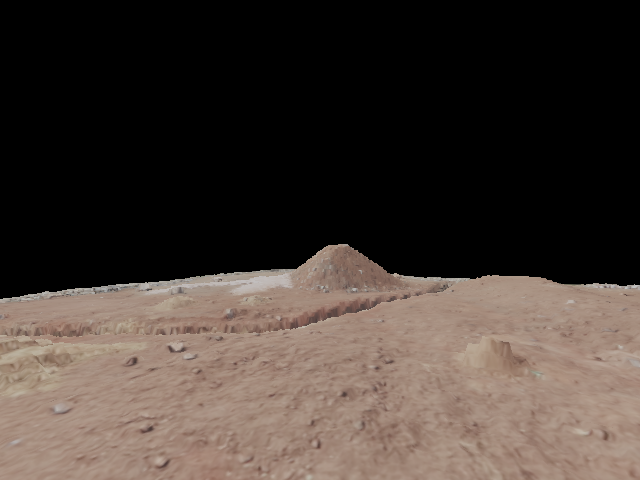
#> input picture base_station_smoke_test/first_frame.png, 640 x 480 px
$ python test_goal_pixel_ratio.py ../../base_station_smoke_test/first_frame.png
#> lines starting #> are read from the running program, lines starting #| are printed output that depends on the picture
### rollout_navdp.py
"""rollout_navdp_policy_mars.py - run a NavDP/S2DiT policy in the Mars HabitatSim scene.

This is the Mars terrain adapter WITH the full cone-safety layer ported from
rollout_habitat_policy.py: per-tick hard safety gate + deterministic escape-yaw +
committed go-around side. Copy this over your Mars repo's rollout_navdp_policy.py
(or run it from there); it imports the NavDP repo via --navdp-root.

Typical usage:

    python rollout_navdp_policy_mars.py \
      --navdp-root /path/to/navdp_sam \
      --ckpt /path/to/navdp_sam/runs/.../ckpt_last.pt \
      --scene marsyard2022_rocks.obj --terrain-obj marsyard2022.obj \
      --goal-x 8 --goal-z -8 --ghost-obstacle-x 4 --ghost-obstacle-z 0 \
      --cbf --cbf-mode cone --zero-lateral --action-smoothing none \
      --cbf-radius-mode fixed --cbf-d-safe 1.2 --cbf-deadzone 0.8 \
      --cbf-hard-gate --cbf-escape-yaw 0.6 --cbf-commit-side \
      --out mars_rocks_rollout
"""

from __future__ import annotations

import argparse
import json
import math
import os
import sys
import time
from pathlib import Path
from types import SimpleNamespace
from typing import Dict, Optional, Sequence, Tuple

import cv2
import numpy as np
import torch
from PIL import Image, ImageDraw

import habitat_sim
from habitat_sim.agent import AgentConfiguration
import quaternion

import qwen_vlm_client
from sam_vla.logging.episode_logger import EpisodeLogger, make_run_id

HERE = Path(__file__).resolve().parent
DEFAULT_SCENE = HERE / "marsyard2022_tri.glb"
DEFAULT_OBJ = HERE / "marsyard2022.obj"


# [105 lines left out: function qwen_steer_prompt, not called in this run]


SIZE_X = 50.0
SIZE_Z = 50.0
SIZE_Y = 4.820803273566


class TerrainHeight:
    # [144 lines left out: functions __init__, _load_heightmap, _load_obj_grid, __call__, _map_xz, _sample_heightmap and 1 more, not called in this run]


class SceneMappedTerrain:
    # [17 lines left out: functions __init__, _map, not called in this run]

    def __call__(self, x: float, z: float) -> float:
        xx, zz = self._map(x, z)
        return float(self.base(xx, zz))

    # [96 lines left out: functions local_height_max, bilinear_grid, add_navdp_to_path, resolve_navdp_root, make_sensor, make_sim, not called in this run]


def yaw_quat_xyzw(yaw: float) -> np.ndarray:
    h = 0.5 * float(yaw)
    return np.asarray([0.0, math.sin(h), 0.0, math.cos(h)], dtype=np.float32)


# [35 lines left out: functions set_agent_pose, rgb_depth, camera_coords, intrinsics_from_hfov, not called in this run]


# --- rendered-mask goal: place a semantic mesh from a pixel, render its mask, belief from mask ---
MESH_GOAL_ID = 1
MESH_OBST_ID = 2


# [108 lines left out: functions semantic_from_obs, pixel_to_world, mask_to_body, belief_feat, depth_patch_mesh, _save_obj and 1 more, not called in this run]


def _parse_uv(s, W, H):
    fu, fv = (float(t) for t in str(s).split(","))
    return fu * W, fv * H


# [57 lines left out: functions place_mesh_goal_obstacle, draw_circle_mask, not called in this run]


def goal_pixel_ratio(goal_mask: np.ndarray) -> Dict[str, float]:
    """Fraction of the current frame occupied by goal-object pixels vs. the rest of the image.

    Feeds qwen_steer_prompt() the measured "goal obstacle % of the entire image" value so the
    VLM is told the ratio instead of eyeballing it; callers can also threshold `frame_fraction`
    directly instead of (or alongside) the VLM's answer.
    """
    total_px = int(goal_mask.shape[0] * goal_mask.shape[1])
    goal_px = int(np.count_nonzero(goal_mask))
    rest_px = total_px - goal_px
    return {
        "goal_px": goal_px,
        "rest_px": rest_px,
        "frame_fraction": goal_px / total_px if total_px > 0 else 0.0,
        "goal_to_rest_ratio": goal_px / rest_px if rest_px > 0 else float("inf"),
    }


# [125 lines left out: functions project_goal_mask, obstacle_point_from_world, project_body_point_mask, pixel_to_body, bbox_to_body, not called in this run]


class VlmSelectionPixelGoal:
    """Adapts a one-shot VLM object selection (resolve_vlm_selection, run once on an
    already-captured+annotated frame) to the .ground(rgb, instruction) grounder
    interface used by --grounder stub/qwen, so --goal-from-vlm seeds the belief via
    the same image-pixel path -- never a world coordinate. The bbox center is stored
    as a FRACTION of the frame it was resolved on so it reprojects correctly onto the
    live rollout frame, whose resolution can differ from the capture resolution."""

    # A one-shot capture-time selection, not a live re-detector: the belief should be
    # seeded from it ONCE (dead-reckoned by odometry after), never re-queried on a
    # cadence like --grounder stub/qwen (see the main loop's grounder-call gate).
    one_shot = True

    # [2416 lines left out: functions __init__, ground, propagate_body_point, paint_obstacle_map_point, depth_obstacle_mask, overlay_frame and 5 more, not called in this run]


def wrap_angle(angle: float) -> float:
    return (float(angle) + math.pi) % (2.0 * math.pi) - math.pi


# [79 lines left out: functions orbit_chunk, command_intent, brake_chunk, back_chunk, goal_chunk, not called in this run]


# [2 lines that do not run on import are left out]

### scripts/habitat_tests/test_goal_pixel_ratio.py
"""Standalone test for goal_pixel_ratio() (imported from
scripts/vlm_nav_tests/rollout_navdp.py): runs it against a mask image loaded
from disk and prints goal_px/rest_px/frame_fraction/goal_to_rest_ratio for
eyeballing against the mask (e.g. mars_belief_demo1/frames/mask_0006.png).

Usage:
    python scripts/habitat_tests/test_goal_pixel_ratio.py [path/to/mask.png]
"""

import sys

import numpy as np
from PIL import Image

from rollout_navdp import goal_pixel_ratio

DEFAULT_MASK_PATH = "navdp_rollout20260713_121315/frames/mask_0146.png"


def load_goal_mask(path: str) -> np.ndarray:
    """Load a mask image and collapse it to a single-channel uint8 array (nonzero = goal pixel)."""
    im = Image.open(path).convert("L")
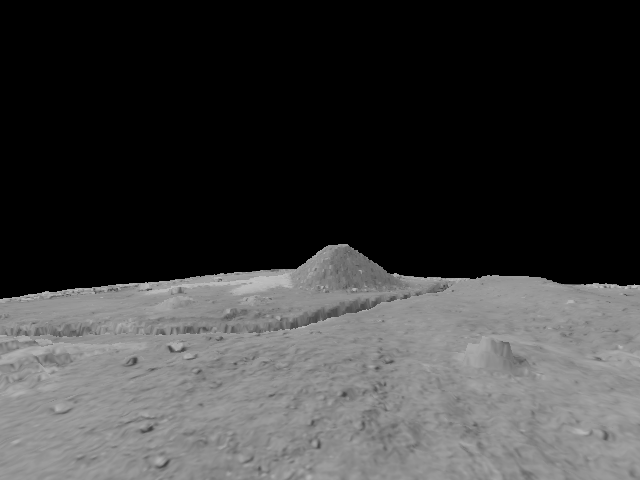
#> im: PIL image 640x480 L; min 0, max 193, mean 60.6
    return np.array(im, dtype=np.uint8)


def main():
    mask_path = sys.argv[1] if len(sys.argv) > 1 else DEFAULT_MASK_PATH

    goal_mask = load_goal_mask(mask_path)
    result = goal_pixel_ratio(goal_mask)
#> in goal_pixel_ratio, `goal_px = int(np.count_nonzero(goal_mask))`: goal_px = 129902
#> in goal_pixel_ratio, `rest_px = total_px - goal_px`: rest_px = 177298
#> result = {'goal_px': 129902, 'rest_px': 177298, 'frame_fraction': 0.423, 'goal_to_rest_ratio': 0.733}

    total_px = goal_mask.shape[0] * goal_mask.shape[1]
#> total_px = 307200
    assert (
        result["goal_px"] + result["rest_px"] == total_px
    ), "goal_px + rest_px must equal total pixel count"
    assert 0.0 <= result["frame_fraction"] <= 1.0, "frame_fraction must be in [0, 1]"
    assert result["goal_px"] == int(
        np.count_nonzero(goal_mask)
    ), "goal_px must match nonzero count in mask"

    print(f"[test] mask: {mask_path} ({goal_mask.shape[1]}x{goal_mask.shape[0]})")
#| [test] mask: ../../base_station_smoke_test/first_frame.png (640x480)
    print(f"[test] goal_px={result['goal_px']} rest_px={result['rest_px']}")
#| [test] goal_px=129902 rest_px=177298
    print(f"[test] frame_fraction={result['frame_fraction']:.4f}")
#| [test] frame_fraction=0.4229
    print(f"[test] goal_to_rest_ratio={result['goal_to_rest_ratio']:.4f}")
#| [test] goal_to_rest_ratio=0.7327
    print(f"[test] goal percentage={result['goal_to_rest_ratio'] * 100:.2f}%")
#| [test] goal percentage=73.27%
    print("[test] PASSED")


if __name__ == "__main__":
    main()

$ run again, on vl_direction/ablation/benchmark_frames/cbf_fallback_0.png
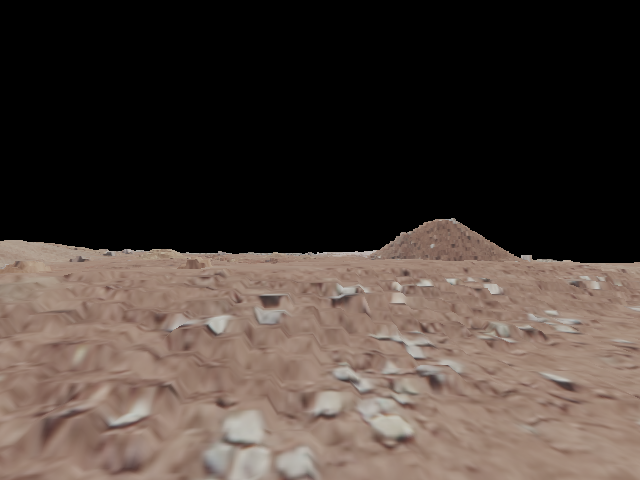
#> input picture vl_direction/ablation/benchmark_frames/cbf_fallback_0.png, 640 x 480 px
#> in load_goal_mask, `im = Image.open(path).convert("L")`:
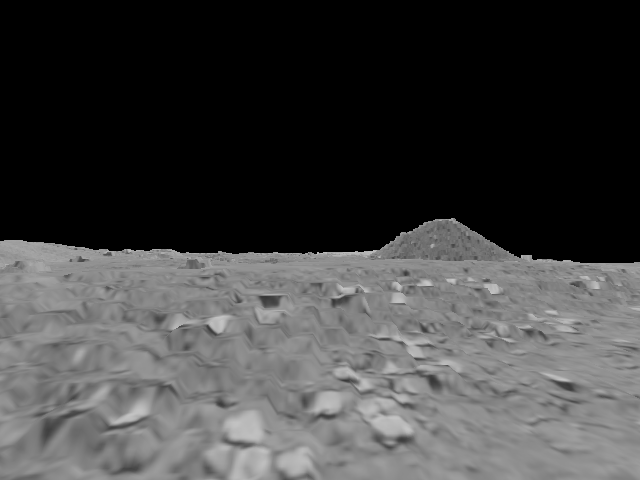
#> im: PIL image 640x480 L; min 0, max 198, mean 65.5
#> goal_px = 148297
#> rest_px = 158903
#> result = {'goal_px': 148297, 'rest_px': 158903, 'frame_fraction': 0.483, 'goal_to_rest_ratio': 0.933}
#| [test] mask: ../../vl_direction/ablation/benchmark_frames/cbf_fallback_0.png (640x480)
#| [test] goal_px=148297 rest_px=158903
#| [test] frame_fraction=0.4827
#| [test] goal_to_rest_ratio=0.9333
#| [test] goal percentage=93.33%
